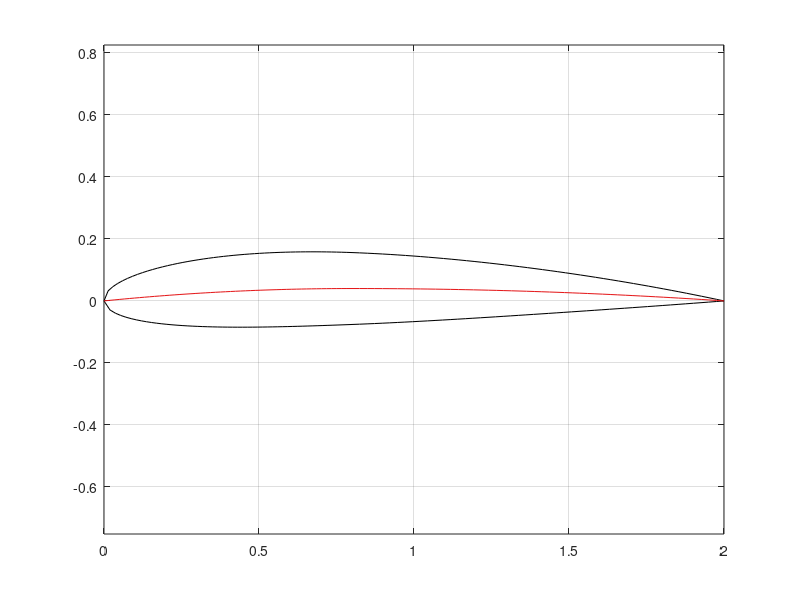

This chart was generated by the following MATLAB code:
clear
clc
close all
format compact

m_c = 0.02;
p = 0.4;
th = 0.12;

chord = 2;

a0 = 0.2969;
a1 = -0.126;
a2 = -0.3516;
a3 = 0.2843;
a4 = -0.1036;


x1 = linspace(0,p,50)';
x2 = linspace(p,1,50)';

yc1 = (m_c/p^2)*(2*p.*x1 - x1.^2);
yc2 = (m_c/(1-p)^2)*(1 - 2*p + 2*p.*x2 - x2.^2);

dyc1 = (2*m_c/p^2)*(p - x1);
dyc2 = (2*m_c/(1-p)^2)*(p - x2);

yt1 = (th/0.2)*(a0*x1.^0.5 + a1*x1 + a2*x1.^2 + a3*x1.^3 + a4*x1.^4);
yt2 = (th/0.2)*(a0*x2.^0.5 + a1*x2 + a2*x2.^2 + a3*x2.^3 + a4*x2.^4);

xU1 = chord*(x1 - yt1.*sin(atan(dyc1)));
xU2 = chord*(x2 - yt2.*sin(atan(dyc2)));

yU1 = chord*(yc1 + yt1.*cos(atan(dyc1)));
yU2 = chord*(yc2 + yt2.*cos(atan(dyc2)));

xL1 = chord*(x1 + yt1.*sin(atan(dyc1)));
xL2 = chord*(x2 + yt2.*sin(atan(dyc2)));

yL1 = chord*(yc1 - yt1.*cos(atan(dyc1)));
yL2 = chord*(yc2 - yt2.*cos(atan(dyc2)));

%% plot
colors = 1/255*[0,0,0; 228,26,28; 55,126,184; 77,175,74];
lwd = 0.75;

plot([xU1;xU2],[yU1; yU2],'-','linewidth',lwd,'color',colors(1,:));
hold on
plot([xL1;xL2],[yL1; yL2],'-','linewidth',lwd,'color',colors(1,:));
plot(chord*[x1;x2],chord*[yc1; yc2],'-','linewidth',lwd,'color',colors(2,:));

grid on
axis equal






